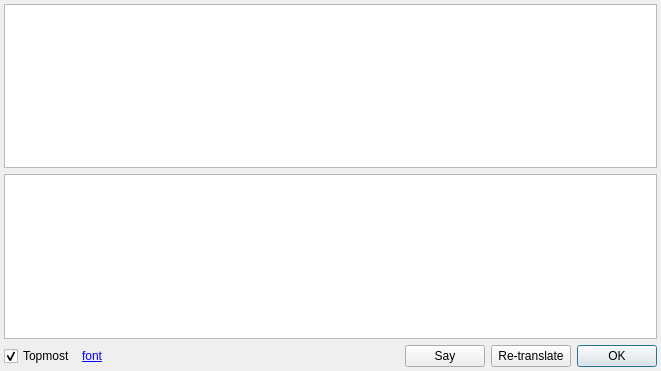
<?xml version="1.0" encoding="UTF-8"?>
<ui version="4.0">
 <class>PopupDialog</class>
 <widget class="QDialog" name="PopupDialog">
  <property name="geometry">
   <rect>
    <x>0</x>
    <y>0</y>
    <width>661</width>
    <height>371</height>
   </rect>
  </property>
  <property name="windowTitle">
   <string>Captora - OCR Text</string>
  </property>
  <property name="windowIcon">
   <iconset resource="resource.qrc">
    <normaloff>:/img/img/Logo.png</normaloff>:/img/img/Logo.png</iconset>
  </property>
  <layout class="QGridLayout" name="gridLayout">
   <property name="leftMargin">
    <number>4</number>
   </property>
   <property name="topMargin">
    <number>4</number>
   </property>
   <property name="rightMargin">
    <number>4</number>
   </property>
   <property name="bottomMargin">
    <number>4</number>
   </property>
   <item row="2" column="2">
    <spacer name="horizontalSpacer">
     <property name="orientation">
      <enum>Qt::Horizontal</enum>
     </property>
     <property name="sizeHint" stdset="0">
      <size>
       <width>40</width>
       <height>20</height>
      </size>
     </property>
    </spacer>
   </item>
   <item row="2" column="4">
    <widget class="QPushButton" name="pushButtonTranslate">
     <property name="text">
      <string>Re-translate</string>
     </property>
    </widget>
   </item>
   <item row="2" column="1">
    <widget class="QLabel" name="labelFont">
     <property name="text">
      <string>&lt;a href=&quot;none&quot;&gt;font&lt;/a&gt;</string>
     </property>
    </widget>
   </item>
   <item row="2" column="5">
    <widget class="QDialogButtonBox" name="buttonBox">
     <property name="sizePolicy">
      <sizepolicy hsizetype="Maximum" vsizetype="Fixed">
       <horstretch>0</horstretch>
       <verstretch>0</verstretch>
      </sizepolicy>
     </property>
     <property name="orientation">
      <enum>Qt::Horizontal</enum>
     </property>
     <property name="standardButtons">
      <set>QDialogButtonBox::Ok</set>
     </property>
     <property name="centerButtons">
      <bool>false</bool>
     </property>
    </widget>
   </item>
   <item row="1" column="0" colspan="6">
    <widget class="QPlainTextEdit" name="plainTextEditTranslation">
     <property name="font">
      <font>
       <family>Arial</family>
       <pointsize>12</pointsize>
      </font>
     </property>
    </widget>
   </item>
   <item row="2" column="0">
    <widget class="QCheckBox" name="checkBoxTopmost">
     <property name="text">
      <string>Topmost</string>
     </property>
     <property name="checked">
      <bool>true</bool>
     </property>
    </widget>
   </item>
   <item row="2" column="3">
    <widget class="QPushButton" name="pushButtonSpeech">
     <property name="text">
      <string>Say</string>
     </property>
    </widget>
   </item>
   <item row="0" column="0" colspan="6">
    <widget class="QPlainTextEdit" name="plainTextEditOcrText">
     <property name="font">
      <font>
       <family>Arial</family>
       <pointsize>12</pointsize>
      </font>
     </property>
    </widget>
   </item>
  </layout>
 </widget>
 <tabstops>
  <tabstop>plainTextEditOcrText</tabstop>
  <tabstop>plainTextEditTranslation</tabstop>
  <tabstop>checkBoxTopmost</tabstop>
  <tabstop>pushButtonTranslate</tabstop>
 </tabstops>
 <resources>
  <include location="resource.qrc"/>
 </resources>
 <connections>
  <connection>
   <sender>buttonBox</sender>
   <signal>accepted()</signal>
   <receiver>PopupDialog</receiver>
   <slot>accept()</slot>
   <hints>
    <hint type="sourcelabel">
     <x>248</x>
     <y>254</y>
    </hint>
    <hint type="destinationlabel">
     <x>157</x>
     <y>274</y>
    </hint>
   </hints>
  </connection>
  <connection>
   <sender>buttonBox</sender>
   <signal>rejected()</signal>
   <receiver>PopupDialog</receiver>
   <slot>reject()</slot>
   <hints>
    <hint type="sourcelabel">
     <x>316</x>
     <y>260</y>
    </hint>
    <hint type="destinationlabel">
     <x>286</x>
     <y>274</y>
    </hint>
   </hints>
  </connection>
 </connections>
</ui>
